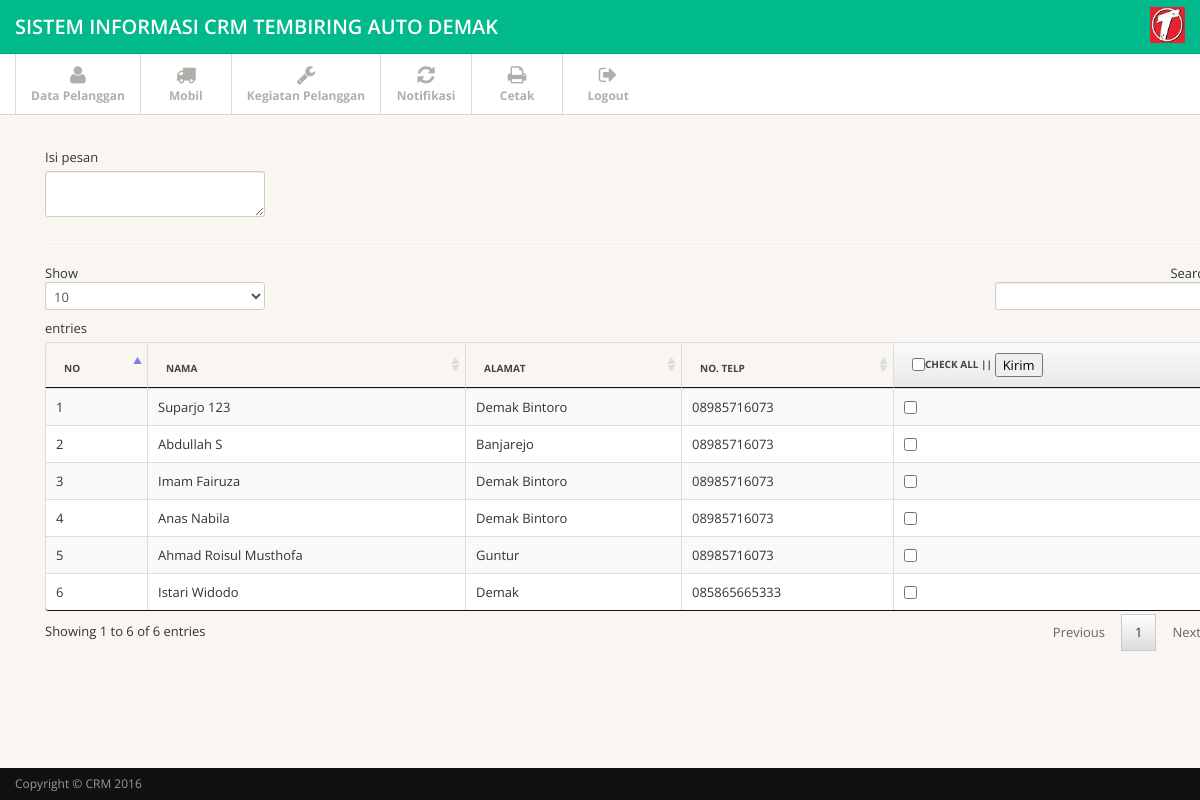
Page /tambah_broadcast.php (signed in) on the committed database.
### tables this page shows
CREATE TABLE IF NOT EXISTS `pelanggan` (
  `id_pelanggan` int(5) unsigned NOT NULL AUTO_INCREMENT,
  `nama` varchar(30) NOT NULL,
  `alamat` varchar(30) NOT NULL,
  `tanggal_lahir` date NOT NULL,
  `no_telepon` varchar(12) NOT NULL,
  PRIMARY KEY (`id_pelanggan`)
);

### sistem/db/MysqliDb.php (called while the page is built, shortened)
<?php
class MysqliDb
{
    public static $prefix = '';
    protected $_mysqli;
    protected $_query;
    protected $_queryOptions = array();
    protected $_orderBy = array();
    protected $_groupBy = array();
    protected $host;
    protected $username;
    protected $password;
    protected $db;
    protected $port;
    protected $charset;
    public $returnType = 'array';
    protected $_nestJoin = false;
    private $_tableName = '';
    protected $_mapKey = null;
    public function __construct($host = 'localhost', $username = 'root', $password = '', $db = 'crm', $port = null, $charset = 'utf8')
    {
        $isSubQuery = false;
        if (is_object($host)) {
            $this->_mysqli = $host;
        } else {
            $this->host = $host;
        }
        $this->username = $username;
        $this->password = $password;
        $this->db = $db;
        $this->port = $port;
        $this->charset = $charset;
    }
    public function connect()
    {
        $this->_mysqli = new mysqli($this->host, $this->username, $this->password, $this->db, $this->port);
        if ($this->charset) {
            $this->_mysqli->set_charset($this->charset);
        }
    }
    public function mysqli()
    {
        return $this->_mysqli;
    }
    protected function reset()
    {
        $this->_orderBy = array();
        $this->_groupBy = array();
        $this->_query = null;
        $this->_queryOptions = array();
        $this->returnType = 'array';
        $this->_nestJoin = false;
        $this->_tableName = '';
        $this->_mapKey = null;
    }
    public function get($tableName, $numRows = null, $columns = '*')
    {
        $column = is_array($columns) ? implode(', ', $columns) : $columns;
        if (strpos($tableName, '.') === false) {
            $this->_tableName = self::$prefix . $tableName;
        } else {
            $this->_tableName = $tableName;
        }
        $this->_query = 'SELECT ' . implode(' ', $this->_queryOptions) . ' ' .
            $column . " FROM " . $this->_tableName;
        $stmt = $this->_buildQuery($numRows);
        $stmt->execute();
        $res = $this->_dynamicBindResults($stmt);
        return $res;
    }
    protected function _buildQuery($numRows = null, $tableData = null)
    {
        $stmt = $this->_prepareQuery();
        return $stmt;
    }
    protected function _dynamicBindResults(mysqli_stmt $stmt)
    {
        $parameters = array();
        $results = array();
        $mysqlLongType = 252;
        $shouldStoreResult = false;
        $meta = $stmt->result_metadata();
        $row = array();
        while ($field = $meta->fetch_field()) {
            if ($this->_nestJoin && $field->table != $this->_tableName) {
                $field->table = substr($field->table, strlen(self::$prefix));
                $row[$field->table][$field->name] = null;
                $parameters[] = & $row[$field->table][$field->name];
            } else {
                $row[$field->name] = null;
                $parameters[] = & $row[$field->name];
            }
        }
        call_user_func_array(array($stmt, 'bind_result'), $parameters);
        while ($stmt->fetch()) {
            if ($this->returnType == 'object') {
                $result = new stdClass ();
                foreach ($row as $key => $val) {
                    if (is_array($val)) {
                        $result->$key = new stdClass ();
                        foreach ($val as $k => $v) {
                            $result->$key->$k = $v;
                        }
                    } else {
                        $result->$key = $val;
                    }
                }
            } else {
                $result = array();
                foreach ($row as $key => $val) {
                    if (is_array($val)) {
                        foreach ($val as $k => $v) {
                            $result[$key][$k] = $v;
                        }
                    } else {
                        $result[$key] = $val;
                    }
                }
            }
            if ($this->_mapKey) {
                $results[$row[$this->_mapKey]] = count($row) > 2 ? $result : end($result);
            } else {
                array_push($results, $result);
            }
        }
        return $results;
    }
    protected function _buildCondition($operator, &$conditions)
    {
        if (empty($conditions)) {
            return;
        }
        $this->_query .= ' ' . $operator;
    }
    protected function _buildGroupBy()
    {
        if (empty($this->_groupBy)) {
            return;
        }
        $this->_query .= " GROUP BY ";
        $this->_query = rtrim($this->_query, ', ') . " ";
    }
    protected function _buildOrderBy()
    {
        if (empty($this->_orderBy)) {
            return;
        }
        $this->_query .= " ORDER BY ";
        $this->_query = rtrim($this->_query, ', ') . " ";
    }
    protected function _prepareQuery()
    {
        if (!$stmt = $this->mysqli()->prepare($this->_query)) {
            $msg = "Problem preparing query ($this->_query) " . $this->mysqli()->error;
            $this->reset();
            throw new Exception($msg);
        }
        return $stmt;
    }
    protected function replacePlaceHolders($str, $vals)
    {
        $newStr = "";
        $newStr .= $str;
        return $newStr;
    }
}

### tambah_broadcast.php (the view, shortened to what this page needs)
<?php include 'template/navbar.php'  ?>
<?php include 'template/subnavbar.php'  ?>
<?php
	include 'sistem/db/MysqliDb.php';
	$db = new MysqliDb();
?>
<div class="main">
  <div class="main-inner">
    <div class="container">
      <div class="row">
        <div class="span12">
        	<div class="span12">
        		<label class="control-label" for="isipesan">Isi pesan</label>
        		<textarea id="isipesan"></textarea>
        		<hr>
        	<table id="tabelku" class="table table-bordered table-striped">
            	<thead>
                	<tr>
            			<th>No</th>
            			<th>Nama</th>
            			<th>Alamat</th>
            			<th>No. Telp</th>
                        <th><input type="checkbox" name="checkAll" id="checkAll" value="">Check all || <button id="kirimkan" >Kirim</button></th>
            		</tr>
                </thead>
                <tbody>
        		<?php
        			$pelanggan = $db->get('pelanggan');
        			$no = 1;
        			foreach ($pelanggan as $pel) { ?>
        				<tr>
		        			<td><?= $no; ?></td>
		        			<td><?= $pel['nama']; ?></td>
		        			<td><?= $pel['alamat']; ?></td>
		        			<td><?= $pel['no_telepon']; ?></td>
                            <td class="no-sort"><input class="checkdong" type="checkbox" name="checkin"  value="<?= $pel['id_pelanggan'] ?>"></td>
		        		</tr>
        			<?php $no++; }
        		?>
        		</tbody>
        	</table>
        </div>
        </div>
      </div>
    </div>
  </div>
</div>
<?php include('template/footer.php')  ?>
</body>
</html>

### asset/css/style.css (style rules this page uses)
body { background: #f9f6f1; font: 13px/1.7em 'Open Sans'; }
input, button, select, textarea { font-family: 'Open Sans'; }
.table td { vertical-align: middle; }
.table-bordered th { background: #E9E9E9; background:-moz-linear-gradient(top, #FAFAFA 0%, #E9E9E9 100%); background:-webkit-gradient(linear, left top, left bottom, color-stop(0%,#FAFAFA), color-stop(100%,#E9E9E9)); background:-webkit-linear-gradient(top, #FAFAFA 0%,#E9E9E9 100%); background:-o-linear-gradient(top, #FAFAFA 0%,#E9E9E9 100%); background:-ms-linear-gradient(top, #FAFAFA 0%,#E9E9E9 100%); background:linear-gradient(top, #FAFAFA 0%,#E9E9E9 100%); filter: progid:DXImageTransform.Microsoft.gradient(startColorstr='#FAFAFA', endColorstr='#E9E9E9'); -ms-filter: "progid:DXImageTransform.Microsoft.gradient(startColorstr='#FAFAFA', endColorstr='#E9E9E9')"; font-size: 10px; color: #444; text-transform: uppercase; }
.main { padding-bottom: 2em; border-bottom: 1px solid #000; }

### template/navbar.php (style rules this page uses)
.main { padding-bottom: 2em; border-bottom: 0px; }

### rows in the picture
pelanggan: nama "Suparjo 123", alamat "Demak Bintoro", no_telepon "08985716073"
pelanggan: nama "Abdullah S", alamat "Banjarejo", no_telepon "08985716073"
pelanggan: nama "Imam Fairuza", alamat "Demak Bintoro", no_telepon "08985716073"
pelanggan: nama "Anas Nabila", alamat "Demak Bintoro", no_telepon "08985716073"
pelanggan: nama "Ahmad Roisul Musthofa", alamat "Guntur", no_telepon "08985716073"
pelanggan: nama "Istari Widodo", alamat "Demak", no_telepon "085865665333"
